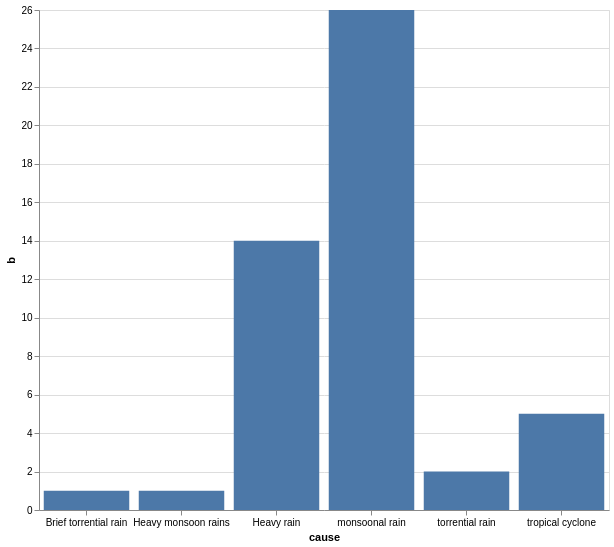

The specification (Vega-Lite) saved for this image:
### Vega-Lite specification from a JSON file in a GitHub repository (floating-point values rounded to 4 significant figures)
{"$schema": "https://vega.github.io/schema/vega-lite/v4.json", "width": 570, "height": 500, "description": "A simple bar chart with embedded data.", "data": {"values": [{"cause": "Heavy monsoon rains", "b": 1}, {"cause": "Brief torrential rain", "b": 1}, {"cause": "torrential rain", "b": 2}, {"cause": "Heavy rain", "b": 14}, {"cause": "monsoonal rain", "b": 26}, {"cause": "tropical cyclone", "b": 5}]}, "mark": "bar", "encoding": {"x": {"field": "cause", "type": "nominal", "axis": {"labelAngle": 0}}, "y": {"field": "b", "type": "quantitative"}}}
